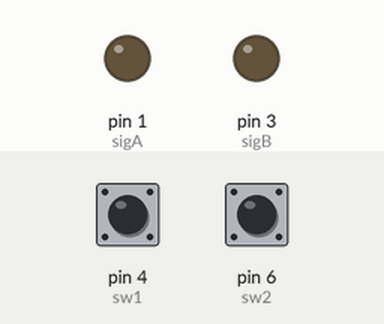
This sketch was run on a simulated Arduino Uno, built with avr-gcc and run on an emulated ATmega328P. Shown: output pins drawn as LEDs (lit = HIGH). Inputs (shaded band) come from the test bench; at power-on: pin 6 (sw2) HIGH, pin 4 (sw1) LOW.

Above: at 30.4 s.
30.5 s: pin 6 (sw2) pulled LOW for 3 s
At 44.4 s:
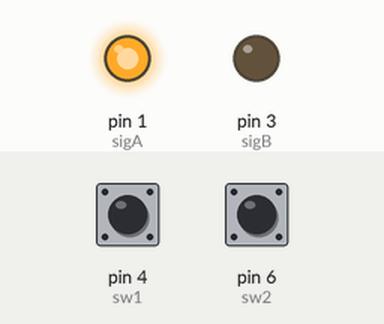
Timing chart, 0 to 50.4 s (numbered marks = the images above; inputs shaded):
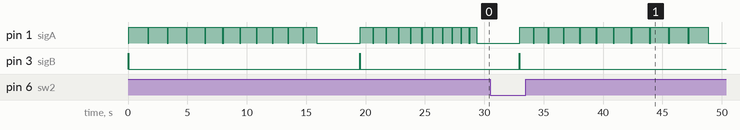

Measured:
- after the input at 30.5 s, pin 3 (sigB): goes on until 33.0 s, then stays LOW
- by itself, pin 3 (sigB): alternates HIGH for 0.05 s and LOW for 19.5 s

The sketch:

asgn1_a2.ino
```cpp
int sw1 = 4; // declaring pin 4 as switch 1
int sw2 = 6; // declaring pin 6 as switch 2
int sigA = 1;// declaring pin 1 as signal A or LED 1
int sigB = 3;// declaring pin 3 as signal B or LED 2
int rsw1 = 0;// declaring a variable to read from switch 1 initially set as LOW
int rsw2 = 0;// declaring a variable to read from switch 2 initially set as LOW
int a = 1100;// parameter 'a' calculated as first letter*100 = 11*100 = 1100
int r = 1600;// parameter used in mode '2' where we reverse the signal, hence highest value is a+(c-1)*50 = 1600
int b = 100;// parameter 'b' calculated as second letter*100 = 1*100 = 100
int c = 11; // parameter 'c' calculated as third letter+4 = 7+4=11
int d = 3500;// parameter 'd' calculated as fourth letter*500 = 7*500 = 3500
// mode is calculated as rem(fifth letter/4) + 1 = rem(1/4) + 1 = 2. Hence we use mode 2

void setup() {
  // put your setup code here, to run once:
  pinMode(sw1, INPUT); // setting sw1 pin(switch 1) as INPUT
  pinMode(sw2, INPUT); // setting sw2 pin(switch 2) as INPUT
  pinMode(sigA, OUTPUT);// setting sigA pin(LED 1/signal A) as OUTPUT
  pinMode(sigB, OUTPUT);// setting sigB pin(LED 2/signal B) as OUTPUT

}

void loop()
{
  rsw2 = digitalRead(sw2);
  if (rsw2 == LOW)
  {

    digitalWrite(sigB, HIGH);
    delay(50);
    digitalWrite(sigB, LOW);

    rsw1 = digitalRead(sw1);
    if (rsw1 == HIGH)
    {
      digitalWrite(sigA, LOW);
      digitalWrite(sigB, LOW);
    }

    for(int i =0;i<c;i++)
    {
      digitalWrite(sigA, HIGH);
      delay(a);
      digitalWrite(sigA, LOW);
      delay(b);
      a = a+50;
    }
    delay(d);
  }

  else
  {
    digitalWrite(sigB, HIGH);
    delay(50);
    digitalWrite(sigB, LOW);

    rsw1 = digitalRead(sw1);
    if (rsw1 == HIGH)
    {
      digitalWrite(sigA, LOW);
      digitalWrite(sigB, LOW);
    }

    for(int i =0;i<c;i++)
    {
      digitalWrite(sigA, HIGH);
      delay(r);
      digitalWrite(sigA, LOW);
      delay(b);
      r = r-50;
    }
    delay(d);

  }
}
```
